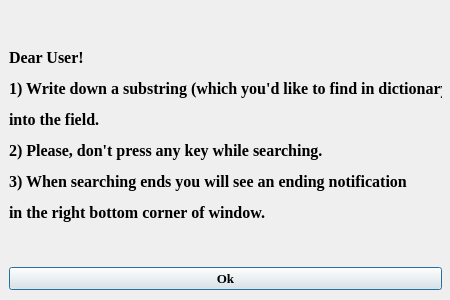
<?xml version="1.0" encoding="UTF-8"?>
<ui version="4.0">
 <class>Dialog</class>
 <widget class="QDialog" name="Dialog">
  <property name="geometry">
   <rect>
    <x>0</x>
    <y>0</y>
    <width>450</width>
    <height>300</height>
   </rect>
  </property>
  <property name="minimumSize">
   <size>
    <width>450</width>
    <height>300</height>
   </size>
  </property>
  <property name="maximumSize">
   <size>
    <width>450</width>
    <height>300</height>
   </size>
  </property>
  <property name="windowTitle">
   <string>Dialog</string>
  </property>
  <widget class="QWidget" name="verticalLayoutWidget">
   <property name="geometry">
    <rect>
     <x>9</x>
     <y>9</y>
     <width>433</width>
     <height>281</height>
    </rect>
   </property>
   <layout class="QVBoxLayout" name="verticalLayout">
    <item>
     <widget class="QLabel" name="label">
      <property name="font">
       <font>
        <family>Times New Roman</family>
        <pointsize>12</pointsize>
        <weight>75</weight>
        <bold>true</bold>
       </font>
      </property>
      <property name="text">
       <string>&lt;html&gt;&lt;head/&gt;&lt;body&gt;&lt;p align=&quot;justify&quot;&gt;&lt;span style=&quot; font-size:12pt;&quot;&gt;Dear User!&lt;/span&gt;&lt;/p&gt;&lt;p align=&quot;justify&quot;&gt;&lt;span style=&quot; font-size:12pt;&quot;&gt;1) Write down a substring (which you'd like to find in dictionary)&lt;/span&gt;&lt;/p&gt;&lt;span style=&quot; font-size:12pt;&quot;&gt; into the field.&lt;/span&gt;&lt;/p&gt;&lt;p align=&quot;justify&quot;&gt;&lt;span style=&quot; font-size:12pt;&quot;&gt;2) Please, don't press any key while searching.&lt;/span&gt;&lt;/p&gt;&lt;p align=&quot;justify&quot;&gt;&lt;span style=&quot; font-size:12pt;&quot;&gt;3) When searching ends you will see an ending notification &lt;/span&gt;&lt;/p&gt;&lt;p align=&quot;justify&quot;&gt;&lt;span style=&quot; font-size:12pt;&quot;&gt; in the right bottom corner of window.&lt;/span&gt;&lt;/p&gt;&lt;/body&gt;&lt;/html&gt;</string>
      </property>
     </widget>
    </item>
    <item>
     <widget class="QPushButton" name="pushButton">
      <property name="font">
       <font>
        <family>Times New Roman</family>
        <pointsize>10</pointsize>
        <weight>75</weight>
        <bold>true</bold>
       </font>
      </property>
      <property name="text">
       <string>Ok</string>
      </property>
     </widget>
    </item>
   </layout>
  </widget>
 </widget>
 <resources/>
 <connections/>
</ui>
